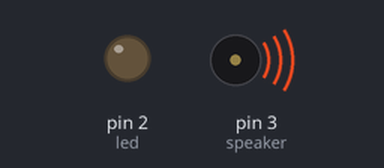
A sketch run on a simulated Arduino Uno, built with avr-gcc and run on an emulated ATmega328P. Parts: output pins drawn as LEDs (lit = HIGH), buzzer (waves = sounding).

Above: at 0.12 s.
At 2.67 s:
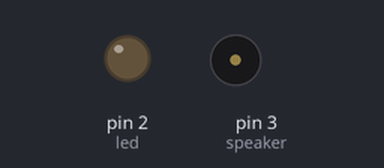
Timing chart, 0 to 3.0 s (numbered marks = the images above):
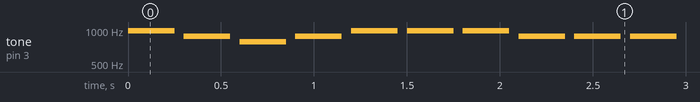

The sketch:

6.4_Creating_a_Function.ino
```cpp
#include "pitches.h"
int speaker =  3;
int led = 2;
int play = 250;
int wait = 300;

void setup() {
  pinMode(led, OUTPUT);
}

void loop() {
  playNote(B5, play, wait);
  playNote(A5, play, wait);
  playNote(G5, play, wait);
  playNote(A5, play, wait);
  playNote(B5, play, wait);
  playNote(B5, play, wait);
  playNote(B5, play, wait);
  playNote(A5, play, wait);
  playNote(A5, play, wait);
  playNote(A5, play, wait);
  playNote(B5, play, wait);
  playNote(B5, play, wait);
  playNote(B5, play, wait);
}

void playNote(int note, int duration, int rest) {
  digitalWrite(led, HIGH);
  tone(speaker, note, duration);
  digitalWrite(led, LOW);
  delay(rest);
}
```

pitches.h
```cpp
#define C4  262
#define CS4 277
#define D4  294
#define DS4 311
#define E4  330
#define F4  349
#define FS4 370
#define G4  392
#define GS4 415
#define A4  440
#define AS4 466
#define B4  494
#define C5  523
#define CS5 554
#define D5  587
#define DS5 622
#define E5  659
#define F5  698
#define FS5 740
#define G5  784
#define GS5 831
#define A5  880
#define AS5 932
#define B5  988
#define C6  1047
#define CS6 1109
#define D6  1175
#define DS6 1245
#define E6  1319
```

Measured:
- by itself, tone on pin 3 (speaker): plays 988 Hz for 0.25 s, 880 Hz for 0.25 s, 784 Hz for 0.25 s, 880 Hz for 0.25 s, 988 Hz for 0.25 s, 988 Hz for 0.25 s … (434 notes in this stretch)
